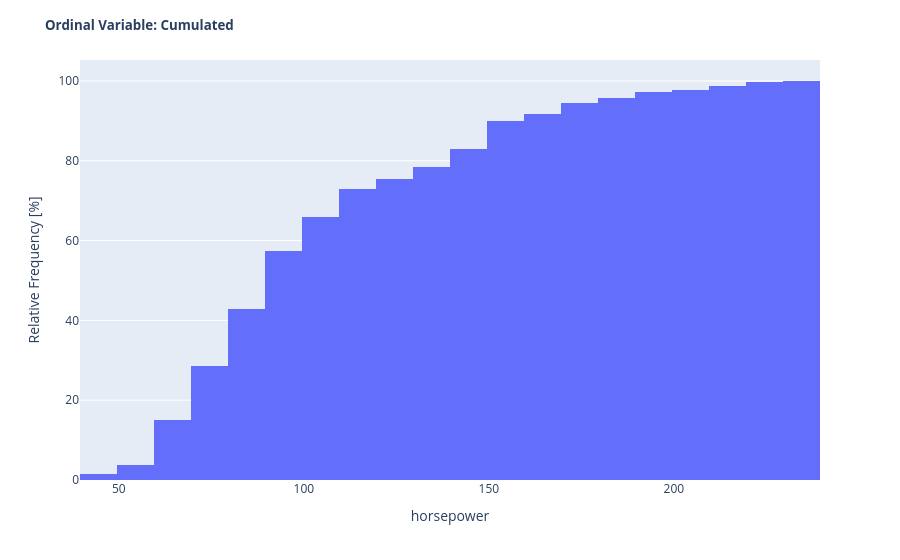

The cell this chart's notebook holds for it:
### Markdown cell above
#### Histogram | Relative Frequency | cumulated | Variable: hoursepower

### Code cell
import plotly.express as px
# Generate Histogram
fig = px.histogram(
    data, 
    x="horsepower",
    cumulative=True,
    histnorm="percent"
)

# Adjust the plot
fig.update_layout(
    xaxis_title_text='horsepower',
    yaxis_title_text='Relative Frequency [%]',
    title=dict(
            text='<b><span style="font-size: 10pt">Ordinal Variable: Cumulated</span> ',
        ),
)

# Show the plot
fig.show()

### Figure 1 — Plotly figure (JSON) as saved in the notebook; plotly's stock layout.template omitted (floating-point values rounded to 4 significant figures; data arrays with more than 128 entries replaced by an {"elided": "..."} marker saying what was removed)
{"data": [{"bingroup": "x", "cumulative": {"enabled": true}, "histnorm": "percent", "hovertemplate": "horsepower=%{x}<br>percent=%{y}<extra></extra>", "legendgroup": "", "marker": {"color": "#636efa", "pattern": {"shape": ""}}, "name": "", "orientation": "v", "showlegend": false, "type": "histogram", "x": {"elided": "398 float values"}, "xaxis": "x", "yaxis": "y"}], "layout": {"barmode": "relative", "legend": {"tracegroupgap": 0}, "margin": {"t": 60}, "title": {"text": "<b><span style=\"font-size: 10pt\">Ordinal Variable: Cumulated</span> "}, "xaxis": {"anchor": "y", "domain": [0, 1], "title": {"text": "horsepower"}}, "yaxis": {"anchor": "x", "domain": [0, 1], "title": {"text": "Relative Frequency [%]"}}}}
